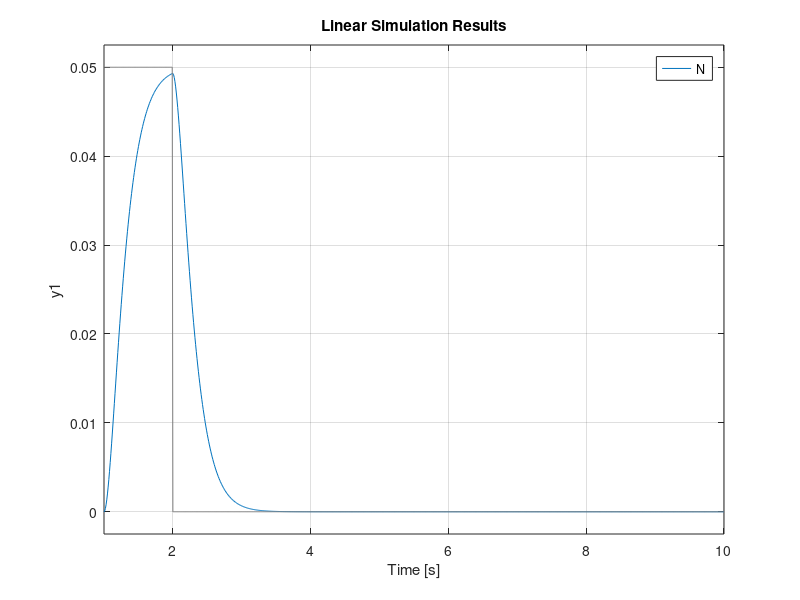

The MATLAB script that drew this image:
clc;
clear all;
% close all;

%%task 2
t = 1:0.01:10;
excitation_sin = 0.05*sin(3*t);
coeff = 0;
m_p = 0.16; %kg
c_p = 0.4; %Ns/m
k_p = 6.32; %N/m
w_n = sqrt(k_p/m_p);
zeta= c_p/(2*sqrt(k_p*m_p));
% T=2*zeta*w_n*m_p;
% for T = 2:0.01:3;
T= 2.01; %optimised T

coeff=coeff +1;    

% G = tf([0,0,k_p],[m_p,d_d,k_p+d_p]);
N = tf([0,0,k_p],[m_p,T,k_p]);
% bode(N);
% hold on;
% %% sine excitation
% t = 0:0.01:10;
% excitation_sin = 0.05*sin(3*t);
% 
% % figure()
% % plot(t,excitation_sin)
% 
% figure()
% lsim(H,excitation_sin,t) % sine excitation
 %% Impulse
stepinput = 0.05*ones([1 length(t)]);
for i = 101:length(t)
   stepinput(i) = 0; 
end

figure()
lsim(N,stepinput,t) % impulse excitation

%  %%PSD
% w = 0:25;
% PSD = (4.028e-7)./((2.88e-4)+(0.68*w.^2)+w.^4);
% Hfreqdomain = freqresp(H,w);
% H = abs(Hfreqdomain(:))';
% PSD = H.^2.*PSD;
% 
% semilogy(w,PSD)

%  zeta_calc(coeff) = T/(2*w_n*m_p);
%  w_calc(coeff) = T/(2*zeta_calc(coeff)*m_p);
% utsav(1,coeff)=T;
%  end
% end


% %% task 6
% clear all
% 
% c_s = 0.05;
% m_s = 0.16;
% k_s = 0.0632;
% c_p = 0.8;
% m_p = 0.16;
% k_p = 6.32;
% 
% A = [-c_s/m_s c_s/m_s -k_s/m_s k_s/m_s; c_s/m_p -(c_s+c_p)/m_p k_s/m_p -(k_s+k_p)/m_p; 1 0 0 0; 0 1 0 0];
% B = [0 0; c_p/m_p k_p/m_p; 0 0; 0 0];
% C = [0 0 1 0; 0 0 0 1; 0 0 1 -1];
% D = [0 0; 0 0; 0 0];
% 
% sys = ss(A,B,C,D);
